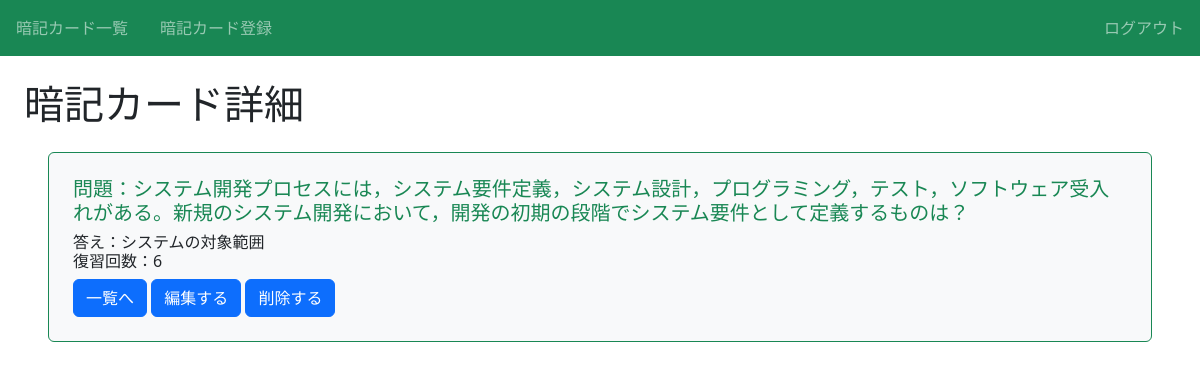
The page /card/card/28/detail (signed in) on the database its author committed.
### card/models.py (models this page shows, shortened)
class Card(models.Model):
  created_at = models.DateTimeField('登録日時', auto_now_add=True)
  updated_at = models.DateTimeField('更新日時', auto_now=True)
  review = models.IntegerField('復習回数',default = 0)
  review_count = models.IntegerField('やり直し回数',default = 0)
  question = models.TextField('問題',default='問題')
  answer_fake1 = models.CharField('選択肢1',max_length=100,default='選択肢1')
  answer_fake2 = models.CharField('選択肢2',max_length=100,default='選択肢2')
  answer = models.CharField('回答',max_length=100,default='回答')
  user = models.ForeignKey('auth.User', on_delete=models.CASCADE)
  category = models.CharField(
              max_length=100,
              choices = CATEGORY
  )

### card/views.py (the view)
# urls.py: path('card/<int:pk>/detail', views.DetailCardView.as_view(), name='detail-card'),
class DetailCardView(LoginRequiredMixin, DetailView):
  template_name = 'card/card_detail.html'
  model = Card
  success_url = reverse_lazy('list-card')

### card/templates/card/card_detail.html (shortened to what this page needs)
{% extends 'base.html' %}
{% block h1 %}暗記カード詳細{% endblock %}
{% block content %}
  <div class="p-4 m-4 bg-light border border-success rounded">
    <h5 class="text-success">問題：{{ object.question }}</h2>
    <h6 class="card-title">答え：{{ object.answer }}</h6>
    <h6 class="card-review">復習回数：{{ object.review }}</h6>
    <a href="{% url 'list-card' %}" class="btn btn-primary">一覧へ</a>
    <a href="{% url 'update-card' object.pk %}" class="btn btn-primary">編集する</a>
    <a href="{% url 'delete-card' object.pk %}" class="btn btn-primary">削除する</a>
  </div>
{% endblock content%}

### rows shown on the page
Card: question "システム開発プロセスには，システム要件定義，システム設計，プログラミング，テスト，ソフトウェア受入れがある。新規のシステム開発において，開発の初期の段階でシステム要件として定義するものは？", answer "システムの対象範囲", review "6"
